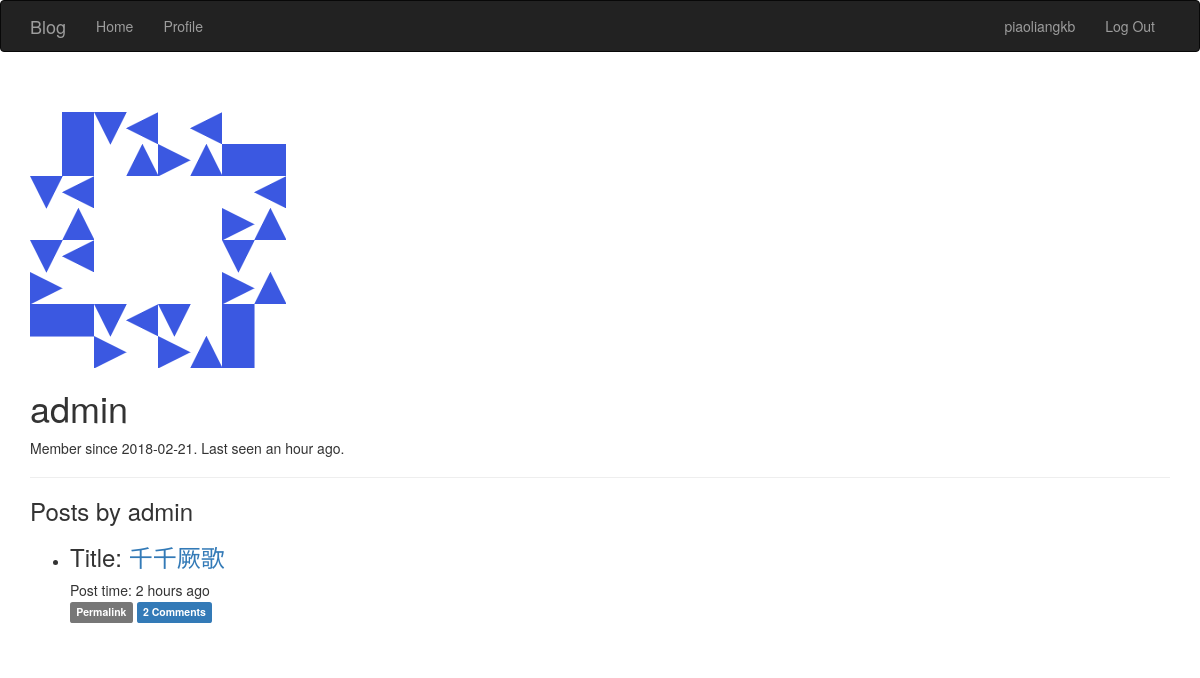
The page /user/admin (signed in) on the database its author committed.
### app/models.py (models this page shows, shortened)
class User(UserMixin, db.Model):
    __tablename__ = 'users'
    id = db.Column(db.Integer, primary_key=True)
    username = db.Column(db.String(64), unique=True, index=True)
    role_id = db.Column(db.Integer, db.ForeignKey('roles.id'))
    password_hash = db.Column(db.String(128))
    email = db.Column(db.String(64), unique=True, index=True)
    posts = db.relationship('Post', backref = 'author', lazy = 'dynamic')
    avatar_hash = db.Column(db.String(32))
    name = db.Column(db.String(64))#real name
    location = db.Column(db.String(64))
    about_me = db.Column(db.Text())
    member_since = db.Column(db.DateTime(), default=datetime.utcnow)
    last_seen = db.Column(db.DateTime(), default=datetime.utcnow)
    avatar = db.Column(db.String(128), default=None)
    comments = db.relationship('Comment', backref='author', lazy='dynamic')
    def ping(self):
        self.last_seen = datetime.utcnow()
        db.session.add(self)
    def can(self, permissions):
        return self.role is not None and (self.role.permissions & permissions) == permissions
    def is_administrator(self):
        return self.can(PERMISSION.ADMIN)
    @property
    def password(self):
        raise AttributeError('password is not a readable attribute')

class Post(db.Model):
    __tablename__ = 'posts'
    id = db.Column(db.Integer, primary_key=True)
    title  = db.Column(db.String, default='this blog')
    body = db.Column(db.Text)
    timestamp = db.Column(db.DateTime, index=True, default=datetime.utcnow)
    author_id = db.Column(db.Integer, db.ForeignKey('users.id'))
    body_html = db.Column(db.Text)#保存转换后markdown文章的html代码
    comments = db.relationship('Comment', backref='post', lazy='dynamic')

### app/main/views.py (the view)
@main.route('/user/<username>')
def user(username):
    user = User.query.filter_by(username=username).first_or_404()
    posts = user.posts.order_by(Post.timestamp.desc()).all()
    return render_template('user.html',user=user, posts=posts)

### app/auth/views.py (called while the page is built)
@auth.before_app_request
def before_request():
    if current_user.is_authenticated:
        current_user.ping()

### app/main/__init__.py (called while the page is built)
@main.app_context_processor
def inject_permissions():
    return dict(Permission=PERMISSION)

### app/models.py (called while the page is built)
@login_manager.user_loader
def load_user(user_id):
    return User.query.get(int(user_id))

### app/templates/user.html (shortened to what this page needs)
{% extends "base.html" %}
{% block page_content %}
<div class="page-header">
<img class="img-rounded profile=tunmbnail" src="/static/avatar/large.png">
    <div class="profile-header">
        <h1>{{ user.username }}</h1>
        <p>Member since {{ moment(user.member_since).format('YYYY-MM-DD') }}.
            Last seen {{ moment(user.last_seen).fromNow() }}.
        </p>
    </div>
</div>
    <h3>Posts by {{ user.username }}</h3>
    <ul class="posts">
    {% for post in posts %}
    <li class="post">
        <div class="post-title">
            <h3>Title: <a href="{{ url_for('.post', id=post.id) }}">{{ post.title }} </a></h3>
        </div>
        <div class="post-content">
            <div class="post-date">Post time: {{ moment(post.timestamp).fromNow() }}</div>
            <div class="post-footer">
                <a href="{{ url_for('.post', id=post.id)}}">
                    <span class="label label-default">Permalink</span>
                    <a href="{{ url_for('.post', id=post.id) }}#comments">
                    <span class="label label-primary">{{ post.comments.count() }} Comments</span>
                    </a>
                </a>
            </div><br>
        </div>
    </li>
    {% endfor %}
</ul>
{% endblock %}

### app/templates/base.html (shortened to what this page needs)
{% extends "bootstrap/base.html" %}
{% block head %}
{{ super() }}
{% endblock %}
{% block navbar %}
<div class="navbar navbar-inverse" role="navigation">
    <div class="container">
        <div class="navbar-header">
            <a class="navbar-brand" href="/">Blog</a>
        </div>
        <div class="navbar-collapse collapse">
            <ul class="nav navbar-nav">
                <li><a href="/">Home</a></li>
                {% if current_user.is_authenticated %}
                <li><a href="{{ url_for('main.user', username=current_user.username) }}">
                    Profile</a></li>
                {% endif %}
            </ul>
            <ul class="nav navbar-nav navbar-right">
                {% if current_user.is_authenticated %}
                    <li><a href="{{ url_for('main.user', username=current_user.username) }}">{{ current_user.username }}</a></li>
                    <li><a href="{{ url_for('auth.logout') }}">Log Out</a></li>
                {% else %}
                    <li><a href="{{ url_for('auth.login') }}">Log In</a> </li>
                {% endif %}
            </ul>
        </div>
    </div>
</div>
{% endblock %}
{% block content %}
<div class="container">
    {% block page_content %}{% endblock %}
</div>
{% endblock %}

### rows shown on the page
User: username "piaoliangkb"
User: username "admin", member_since "2018-02-21", last_seen "an hour ago"
Post: title "千千厥歌", timestamp "2 hours ago", comments.count "2"
